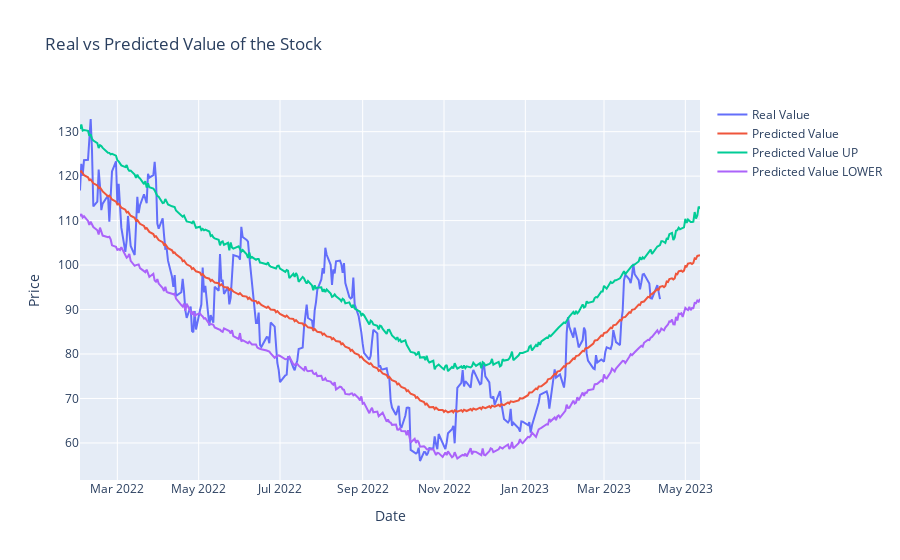

Notebook code for this chart:
### Code cell
data = filter_df(amd, '2022-01-01', '2023-04-27')

prediction_go(data, 30)

### Figure 1 — Plotly figure (JSON) as saved in the notebook; plotly's stock layout.template omitted (floating-point values rounded to 4 significant figures; data arrays with more than 128 entries replaced by an {"elided": "..."} marker saying what was removed)
{"data": [{"name": "Real Value", "type": "scatter", "x": {"elided": "300 str values"}, "y": {"elided": "300 float values"}}, {"name": "Predicted Value", "type": "scatter", "x": {"elided": "330 str values"}, "y": {"elided": "330 float values"}}, {"name": "Predicted Value UP", "type": "scatter", "x": {"elided": "330 str values"}, "y": {"elided": "330 float values"}}, {"name": "Predicted Value LOWER", "type": "scatter", "x": {"elided": "330 str values"}, "y": {"elided": "330 float values"}}], "layout": {"title": {"text": "Real vs Predicted Value of the Stock"}, "xaxis": {"title": {"text": "Date"}}, "yaxis": {"title": {"text": "Price"}}}}
